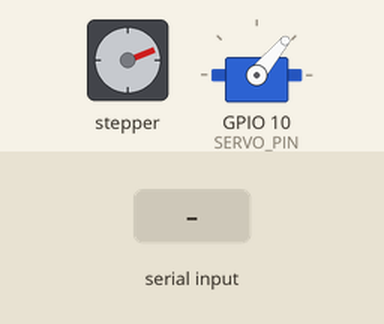
This sketch was run on a simulated ESP32-C3. Parts: stepper motor, servo. Wiring (inferred from the names in the program): stepper motor (2048 steps per turn assumed): coils GPIO 1, GPIO 3, GPIO 4, GPIO 5. Inputs (shaded band) come from the test bench. The local clock reads 2024-03-15 10:24:30 at power-on unless the sketch sets it; what the sketch prints to the serial monitor is not drawn.

Above: at 4.0 s.
4.1 s: "a:\n" received over Serial
At 6.8 s:
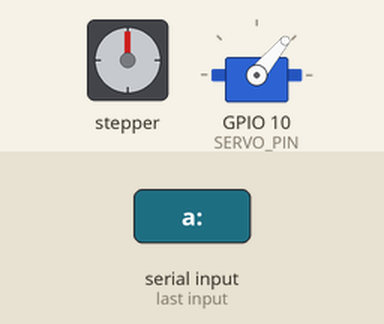
7.1 s: "t:90\n" received over Serial
At 8.2 s:
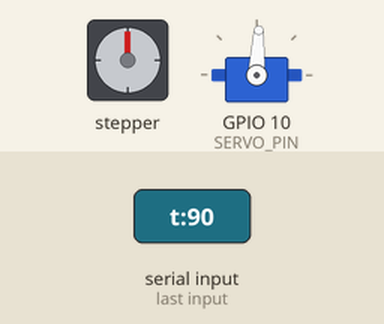
8.6 s: "a:90\n" received over Serial
At 10.2 s:
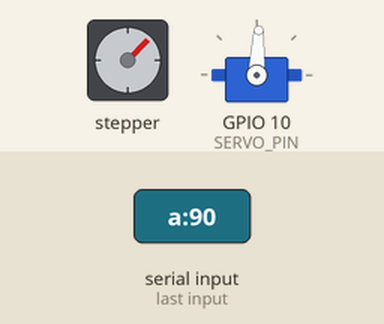
11.1 s: "r\n" received over Serial
At 11.9 s:
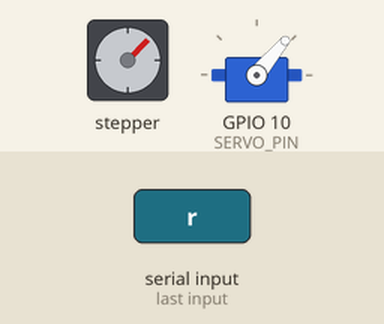
13.6 s: "t:\n" received over Serial
At 14.2 s:
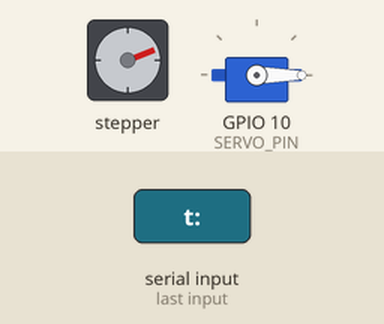
15.1 s: "a:,45\n" received over Serial
At 18.0 s:
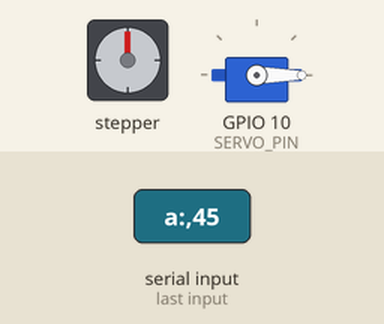
Timing chart, 0 to 19.1 s (numbered marks = the images above; inputs shaded):
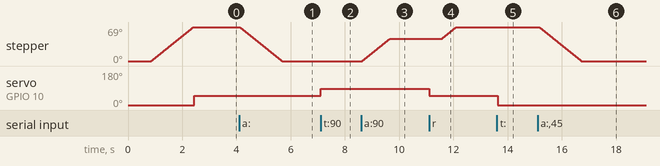

The sketch:

SistemaSombra.ino
```cpp
/**
 * ╔═══════════════════════════════════════════════════════════════════╗
 * ║   SISTEMA DE SOMBRA — Firmware v1.1                              ║
 * ║   ESP32-C3 Mini · 28BYJ-48/ULN2003 · MG90S · DS3231 · LiPo     ║
 * ║                                                                   ║
 * ║   El DS3231 provee hora UTC precisa sin necesidad de WiFi.       ║
 * ║   El algoritmo SPA calcula la posición solar cada 60 s.          ║
 * ║   El stepper gira en azimut; el servo inclina el poste.          ║
 * ║   La sombrilla en la punta queda ⊥ a los rayos → sombra máxima. ║
 * ╚═══════════════════════════════════════════════════════════════════╝
 *
 * Dependencias (instalar desde Arduino Library Manager):
 *   • RTClib  (Adafruit)     → DS3231 RTC
 *   • ESP32Servo (Kevin Harrington) → MG90S
 *
 * Board: "ESP32C3 Dev Module"
 * Upload Speed: 921600
 *
 * Comandos Serial (115200 baud):
 *   i                       → estado (hora, sol, actuadores, temperatura)
 *   r                       → recalcular y mover ahora
 *   s:AAAA-MM-DD HH:MM:SS  → ajustar RTC (hora UTC)
 *                             ej: s:2026-04-15 14:30:00
 *   a:<grados>              → mover stepper a azimut  (ej: a:180)
 *   t:<grados>              → mover servo a inclinación (ej: t:45)
 *   z                       → marcar posición actual como Norte
 */

#include "config.h"
#include <Wire.h>
#include <RTClib.h>
#include <ESP32Servo.h>
#include <math.h>

// ════════════════════════════════════════════════════════════════════
//  ALGORITMO SPA — Posición Solar (Jean Meeus / NREL SPA)
//  Precisión: ±0.01° | Tiempo en ESP32-C3: < 1 ms
// ════════════════════════════════════════════════════════════════════

struct SolarPos { float az; float el; };

static double jDay(int Y, int Mo, int D, int h, int m, int s) {
    if (Mo <= 2) { Y--; Mo += 12; }
    int A = Y / 100, B = 2 - A + A / 4;
    return floor(365.25 * (Y + 4716)) + floor(30.6001 * (Mo + 1))
           + D + B - 1524.5 + (h + m / 60.0 + s / 3600.0) / 24.0;
}

static double norm360(double x) {
    x = fmod(x, 360.0);
    return x < 0 ? x + 360.0 : x;
}

SolarPos solarPosition(float latDeg, float lonDeg, const DateTime& dt) {
    double JD = jDay(dt.year(), dt.month(), dt.day(),
                     dt.hour(), dt.minute(), dt.second());
    double T = (JD - 2451545.0) / 36525.0;

    // Longitud media y anomalía media
    double L0 = norm360(280.46646 + 36000.76983 * T + 3.032e-4 * T * T);
    double M  = norm360(357.52911 + 35999.05029 * T - 1.537e-4 * T * T);
    double Mr = M * DEG_TO_RAD;

    // Ecuación del centro
    double C = (1.914602 - 4.817e-3 * T - 1.4e-5 * T * T) * sin(Mr)
             + (1.9993e-2 - 1.01e-4 * T) * sin(2.0 * Mr)
             + 2.89e-4 * sin(3.0 * Mr);

    // Longitud aparente (aberración + nutación)
    double omega  = 125.04 - 1934.136 * T;
    double appLon = L0 + C - 5.69e-3 - 4.78e-3 * sin(omega * DEG_TO_RAD);
    double appR   = appLon * DEG_TO_RAD;

    // Oblicuidad de la eclíptica
    double eps = 23.0 + (26.0 + (21.448 - T * (46.815 + T * (5.9e-4 - T * 1.813e-3))) / 60.0) / 60.0
               + 2.56e-3 * cos(omega * DEG_TO_RAD);
    double epsR = eps * DEG_TO_RAD;

    // Ascensión recta y declinación
    double RA   = norm360(atan2(cos(epsR) * sin(appR), cos(appR)) * RAD_TO_DEG);
    double decl = asin(sin(epsR) * sin(appR));

    // Tiempo sidéreo de Greenwich y ángulo horario local
    double GMST = norm360(280.46061837 + 360.98564736629 * (JD - 2451545.0)
                          + 3.87933e-4 * T * T - T * T * T / 38710000.0);
    double LHA  = norm360(GMST + lonDeg - RA) * DEG_TO_RAD;
    double latR = latDeg * DEG_TO_RAD;

    // Elevación geométrica
    double sinEl = sin(latR) * sin(decl) + cos(latR) * cos(decl) * cos(LHA);
    double el    = asin(constrain((float)sinEl, -1.0f, 1.0f)) * RAD_TO_DEG;

    // Refracción atmosférica (Bennett, 1982)
    double ref = 0.0;
    if (el > 5.0) {
        double te = tan(el * DEG_TO_RAD);
        ref = (58.1 / te - 0.07 / (te * te * te) + 8.6e-5 / pow(te, 5)) / 3600.0;
    } else if (el > -0.575) {
        ref = (1735.0 + el * (-518.2 + el * (103.4 + el * (-12.79 + el * 0.711)))) / 3600.0;
    }
    el += ref;

    // Azimut (0=Norte, 90=Este, sentido horario)
    double Az = atan2(sin(LHA), cos(LHA) * sin(latR) - tan(decl) * cos(latR));
    double az = norm360(Az * RAD_TO_DEG + 180.0);

    return { (float)az, (float)el };
}

// ════════════════════════════════════════════════════════════════════
//  DS3231 RTC
// ════════════════════════════════════════════════════════════════════

RTC_DS3231 rtc;
static bool g_rtcOk = false;

bool rtcInit() {
    Wire.begin(RTC_SDA, RTC_SCL);
    if (!rtc.begin()) {
        Serial.println("[RTC]   DS3231 no encontrado — revisa conexiones SDA/SCL");
        return false;
    }
    g_rtcOk = true;

    if (rtc.lostPower()) {
        // El RTC perdió la hora (batería CR2032 agotada o primer uso).
        // Se ajusta a la fecha/hora de compilación como referencia inicial.
        // ¡IMPORTANTE! Ajustar con 's:AAAA-MM-DD HH:MM:SS' por Serial
        // para poner la hora UTC correcta.
        rtc.adjust(DateTime(F(__DATE__), F(__TIME__)));
        Serial.println("[RTC]   *** HORA PERDIDA — ajustada a fecha de compilación ***");
        Serial.println("[RTC]   Usar 's:AAAA-MM-DD HH:MM:SS' para poner hora UTC exacta.");
    } else {
        DateTime now = rtc.now();
        char ts[24];
        snprintf(ts, sizeof(ts), "%04d-%02d-%02d %02d:%02d:%02d UTC",
                 now.year(), now.month(), now.day(),
                 now.hour(), now.minute(), now.second());
        Serial.printf("[RTC]   OK — %s\n", ts);
    }
    return true;
}

// Ajustar RTC desde cadena "AAAA-MM-DD HH:MM:SS"
bool rtcSetFromString(const String& s) {
    // Formato esperado: "2026-04-15 14:30:00"
    if (s.length() < 19) return false;
    int Y  = s.substring(0, 4).toInt();
    int Mo = s.substring(5, 7).toInt();
    int D  = s.substring(8, 10).toInt();
    int h  = s.substring(11, 13).toInt();
    int m  = s.substring(14, 16).toInt();
    int se = s.substring(17, 19).toInt();
    if (Y < 2024 || Mo < 1 || Mo > 12 || D < 1 || D > 31) return false;
    rtc.adjust(DateTime(Y, Mo, D, h, m, se));
    return true;
}

// ════════════════════════════════════════════════════════════════════
//  DRIVER 28BYJ-48 — modo medio-paso (2048 pasos/revolución)
//
//  Reducción interna: 1/64 × 32 pasos = 2048 pasos/vuelta
//  Resolución: 360° / 2048 ≈ 0.176°/paso
// ════════════════════════════════════════════════════════════════════

static const uint8_t SPIN[4] = { STEP_IN1, STEP_IN2, STEP_IN3, STEP_IN4 };
static const int  STEPS_REV  = 2048;
static const float DEG_STEP  = 360.0f / STEPS_REV;   // ≈ 0.1758°

// Secuencia de 8 fases (medio paso)
static const uint8_t SEQ[8][4] = {
    {1,0,0,0}, {1,1,0,0}, {0,1,0,0}, {0,1,1,0},
    {0,0,1,0}, {0,0,1,1}, {0,0,0,1}, {1,0,0,1}
};

// Posición actual en pasos [0, STEPS_REV-1]
// RTC_DATA_ATTR sobrevive al deep sleep si se implementa en el futuro
RTC_DATA_ATTR int32_t g_stepPos = 0;

void stepperInit() {
    for (int i = 0; i < 4; i++) {
        pinMode(SPIN[i], OUTPUT);
        digitalWrite(SPIN[i], LOW);
    }
}

void stepperOff() {
    for (int i = 0; i < 4; i++) digitalWrite(SPIN[i], LOW);
}

void stepperMove(int steps) {
    int dir = (steps >= 0) ? 1 : -1;
    for (int i = 0; i < abs(steps); i++) {
        g_stepPos = ((g_stepPos + dir) % STEPS_REV + STEPS_REV) % STEPS_REV;
        for (int p = 0; p < 4; p++)
            digitalWrite(SPIN[p], SEQ[g_stepPos & 7][p]);
        delayMicroseconds(STEP_DELAY_US);
    }
    stepperOff();
}

// Girar al azimut indicado por el camino más corto (CW o CCW)
void stepperGoto(float azDeg) {
    float adj  = fmod(azDeg - AZIMUTH_OFFSET_DEG + 720.0f, 360.0f);
    int target = (int)roundf(adj / DEG_STEP) % STEPS_REV;
    int delta  = target - g_stepPos;
    if (delta >  STEPS_REV / 2) delta -= STEPS_REV;
    if (delta < -STEPS_REV / 2) delta += STEPS_REV;
    if (abs(delta) < 2) return;   // ya en posición (< 0.35°)
    Serial.printf("  [Stepper] az=%.1f°  target=%d  delta=%+d pasos\n",
                  azDeg, target, delta);
    stepperMove(delta);
}

// ════════════════════════════════════════════════════════════════════
//  SERVO MG90S — inclinación del poste
//  0° = poste vertical  |  87° = inclinación máxima
// ════════════════════════════════════════════════════════════════════

Servo g_servo;
int   g_tilt = -1;

void servoInit() {
    g_servo.attach(SERVO_PIN, 500, 2500);
    g_servo.write(SERVO_OFFSET_DEG);
    delay(600);
    g_tilt = 0;
}

void servoSetTilt(int tiltDeg) {
    tiltDeg = constrain(tiltDeg, 0, SERVO_MAX_DEG);
    if (tiltDeg == g_tilt) return;
    Serial.printf("  [Servo]   tilt=%d°\n", tiltDeg);
    g_servo.write(tiltDeg + SERVO_OFFSET_DEG);
    delay(450);
    g_tilt = tiltDeg;
}

// ════════════════════════════════════════════════════════════════════
//  LÓGICA PRINCIPAL
// ════════════════════════════════════════════════════════════════════

static SolarPos      g_lastSun      = {0, -90};
static unsigned long g_lastUpdateMs = 0;

void updatePosition() {
    if (!g_rtcOk) { Serial.println("[SPA]   RTC no disponible"); return; }

    DateTime now = rtc.now();
    char ts[24];
    snprintf(ts, sizeof(ts), "%04d-%02d-%02d %02d:%02d UTC",
             now.year(), now.month(), now.day(), now.hour(), now.minute());

    SolarPos sp = solarPosition(LAT_DEG, LON_DEG, now);
    g_lastSun   = sp;

    Serial.printf("[SPA]   %s → Az=%.2f°  El=%.2f°\n", ts, sp.az, sp.el);

    if (sp.el < MIN_EL_DEG) {
        Serial.println("[CTL]   Noche → posición de aparcado");
        servoSetTilt(PARK_TILT_DEG);
        stepperGoto(PARK_AZ_DEG);
    } else {
        int tilt = constrain((int)roundf(90.0f - sp.el), 0, SERVO_MAX_DEG);
        Serial.printf("[CTL]   Día → az=%.1f°  tilt=%d°\n", sp.az, tilt);
        // Si va a ser más vertical, levantar antes de girar en azimut
        if (tilt < g_tilt) servoSetTilt(tilt);
        stepperGoto(sp.az);
        if (tilt >= g_tilt) servoSetTilt(tilt);
    }

    g_lastUpdateMs = millis();
}

// ════════════════════════════════════════════════════════════════════
//  CONSOLA SERIAL — calibración y diagnóstico
// ════════════════════════════════════════════════════════════════════

void handleSerial() {
    if (!Serial.available()) return;
    String cmd = Serial.readStringUntil('\n');
    cmd.trim();

    if (cmd == "i") {
        // ── Estado ────────────────────────────────────────────────
        if (g_rtcOk) {
            DateTime now = rtc.now();
            char ts[32];
            snprintf(ts, sizeof(ts), "%04d-%02d-%02d %02d:%02d:%02d UTC",
                     now.year(), now.month(), now.day(),
                     now.hour(), now.minute(), now.second());
            Serial.printf("  RTC:      %s\n", ts);
            Serial.printf("  Temp RTC: %.1f °C\n", rtc.getTemperature());
        } else {
            Serial.println("  RTC:      NO DISPONIBLE");
        }
        Serial.printf("  Sol:      Az=%.2f°  El=%.2f°\n", g_lastSun.az, g_lastSun.el);
        Serial.printf("  Stepper:  pos=%d pasos (%.1f°)\n",
                      g_stepPos, g_stepPos * DEG_STEP);
        Serial.printf("  Servo:    tilt=%d°\n", g_tilt);
        Serial.printf("  Próxima actualización en ~%lus\n",
                      UPDATE_INTERVAL_S - (millis() - g_lastUpdateMs) / 1000UL);

    } else if (cmd == "r") {
        Serial.println("  → Recalculando posición...");
        updatePosition();

    } else if (cmd.startsWith("s:")) {
        // ── Ajustar RTC ───────────────────────────────────────────
        // Formato: s:2026-04-15 14:30:00  (hora UTC)
        String val = cmd.substring(2);
        val.trim();
        if (rtcSetFromString(val)) {
            DateTime now = rtc.now();
            char ts[32];
            snprintf(ts, sizeof(ts), "%04d-%02d-%02d %02d:%02d:%02d UTC",
                     now.year(), now.month(), now.day(),
                     now.hour(), now.minute(), now.second());
            Serial.printf("  → RTC ajustado: %s\n", ts);
        } else {
            Serial.println("  ERROR: formato incorrecto. Usa: s:2026-04-15 14:30:00");
        }

    } else if (cmd.startsWith("a:")) {
        float az = fmod(cmd.substring(2).toFloat() + 360.0f, 360.0f);
        Serial.printf("  → Stepper → az %.1f°\n", az);
        stepperGoto(az);

    } else if (cmd.startsWith("t:")) {
        int tilt = cmd.substring(2).toInt();
        Serial.printf("  → Servo → tilt %d°\n", tilt);
        servoSetTilt(tilt);

    } else if (cmd == "z") {
        g_stepPos = 0;
        Serial.println("  → Norte calibrado (paso 0).");
        Serial.println("     Escribe AZIMUTH_OFFSET_DEG=" + String(g_stepPos) + " en config.h para que persista.");

    } else if (cmd.length() > 0) {
        Serial.println("  Comandos: i  r  s:<fecha UTC>  a:<az>  t:<tilt>  z");
    }
}

// ════════════════════════════════════════════════════════════════════
//  SETUP
// ════════════════════════════════════════════════════════════════════

void setup() {
    Serial.begin(115200);
    delay(200);

    Serial.println(F("\n╔════════════════════════════════════════╗"));
    Serial.println(F("║   Sistema de Sombra  v1.1              ║"));
    Serial.printf ("║   Lat=%.4f  Lon=%.4f              ║\n", LAT_DEG, LON_DEG);
    Serial.println(F("╚════════════════════════════════════════╝"));

    stepperInit();
    servoInit();
    Serial.println("[INIT]  Actuadores listos");

    if (!rtcInit()) {
        Serial.println("[WARN]  Sin RTC — sistema en espera. Revisar hardware.");
        // Parpadear indefinidamente indicando error (sin bloquear)
    }

    if (g_rtcOk) {
        updatePosition();
    }

    Serial.println("[INIT]  Sistema operativo. Comandos por Serial 115200 baud.");
    Serial.println("[INIT]  Si es primera puesta en marcha: s:AAAA-MM-DD HH:MM:SS (UTC)");
}

// ════════════════════════════════════════════════════════════════════
//  LOOP
// ════════════════════════════════════════════════════════════════════

void loop() {
    if (g_rtcOk) {
        unsigned long now = millis();
        if (now - g_lastUpdateMs >= (unsigned long)UPDATE_INTERVAL_S * 1000UL) {
            updatePosition();
        }
    }
    handleSerial();
    delay(50);
}
```

config.h
```cpp
#pragma once
/**
 * ╔══════════════════════════════════════════════════════════════╗
 * ║  SISTEMA DE SOMBRA — config.h                               ║
 * ║  Edita este archivo antes de compilar.                      ║
 * ╚══════════════════════════════════════════════════════════════╝
 */

// ─────────────────────────────────────────────────────────────────────
//  Ubicación geográfica  (+ = Norte / Este)
// ─────────────────────────────────────────────────────────────────────
#define LAT_DEG     40.4168f    // Madrid
#define LON_DEG     -3.7038f   // Madrid

// ─────────────────────────────────────────────────────────────────────
//  Pines — ESP32-C3 Mini
//
//  ULN2003 ──► 28BYJ-48 (azimut)
//    IN1 → GPIO 1   (cable naranja del motor)
//    IN2 → GPIO 3   (cable amarillo)
//    IN3 → GPIO 4   (cable rosa)
//    IN4 → GPIO 5   (cable azul)
//    VCC → 5 V       (cable rojo → fuente 5 V externa, NO al ESP32)
//    GND → GND común
//
//  MG90S (inclinación)
//    Signal → GPIO 10  (cable naranja/amarillo)
//    VCC    → 5 V
//    GND    → GND común
//
//  DS3231 RTC (I2C)
//    SDA → GPIO 6
//    SCL → GPIO 7
//    VCC → 3.3 V  (el DS3231 funciona a 3.3 V)
//    GND → GND común
//    Batería CR2032 en zócalo del módulo (mantiene hora sin alimentación)
// ─────────────────────────────────────────────────────────────────────
#define STEP_IN1    1
#define STEP_IN2    3
#define STEP_IN3    4
#define STEP_IN4    5

#define SERVO_PIN   10

#define RTC_SDA     6
#define RTC_SCL     7

// ─────────────────────────────────────────────────────────────────────
//  Calibración mecánica
//
//  AZIMUTH_OFFSET_DEG:
//    Ángulo al que apunta físicamente el brazo cuando el stepper
//    está en su posición de inicio (paso 0 al arrancar).
//    Si el brazo apunta al Norte al encender → 0.0
//    Si apunta al Este                       → 90.0
//    Ajustar con el comando 'z' por Serial o modificando este valor.
//
//  SERVO_OFFSET_DEG:
//    Corrección en grados si el servo no queda exactamente vertical
//    con tilt = 0°. Ajustar en pasos de ±1°.
// ─────────────────────────────────────────────────────────────────────
#define AZIMUTH_OFFSET_DEG   0.0f
#define SERVO_OFFSET_DEG     0       // [grados, rango ±15°]

// ─────────────────────────────────────────────────────────────────────
//  Comportamiento
// ─────────────────────────────────────────────────────────────────────
// Intervalo de actualización de posición (segundos)
#define UPDATE_INTERVAL_S    60

// Elevación mínima para considerar que es de día
#define MIN_EL_DEG      1.0f

// Posición de aparcado nocturno
#define PARK_AZ_DEG     0.0f    // brazo apunta al Norte
#define PARK_TILT_DEG   0       // brazo vertical

// Límite mecánico de inclinación del servo
#define SERVO_MAX_DEG   87

// Velocidad del stepper (µs entre pasos en modo medio-paso)
// 2000 µs ≈ 4–5 RPM — silencioso y seguro
// 1500 µs ≈ 6–7 RPM — más rápido
#define STEP_DELAY_US   2000
```

Measured:
- after the input at 4.1 s, stepper: turns 69° counter-clockwise in 1.6 s, starting at once
- after the input at 7.1 s, servo on GPIO 10 (SERVO_PIN): 50° → 87° at once
- after the input at 8.6 s, stepper: turns 45° clockwise in 1.0 s, starting at once
- after the input at 11.1 s, stepper: turns 24° clockwise in 0.53 s, starting after 0.48 s; servo on GPIO 10 (SERVO_PIN): 87° → 50° at once
- after the input at 13.6 s, servo on GPIO 10 (SERVO_PIN): 50° → 0° at once
- after the input at 15.1 s, stepper: turns 69° counter-clockwise in 1.6 s, starting after 0.06 s
